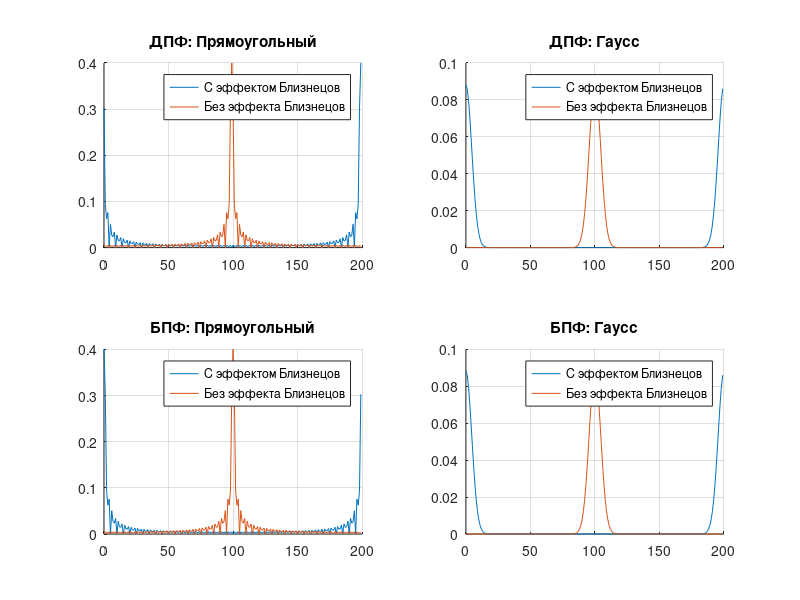

This chart was generated by the following MATLAB code:
function lab02()
% Общее
N = 200;
interval = 5;

% Импульсы
x = linspace(-interval,interval,N);
% Прямоугольный
L = 2;
u_rect = zeros(size(x));
u_rect(abs(x / L) <= 1) = 1;

% Гаусса
sigma = 0.5;
u_gauss = exp(- x.^2 / sigma.^2);

n = 0:length(x)-1;

% Дискретное преобразование Фурье
disp("ДПФ: Прямоугольный");
tic();
twins_dft_v_rect = dft(u_rect);
toc();
dft_v_rect = fftshift(twins_dft_v_rect);

disp("ДПФ: Гаусс");
tic();
twins_dft_v_gauss = dft(u_gauss);
toc();
dft_v_gauss = fftshift(twins_dft_v_gauss);

abs_twins_dft_v_rect = abs(twins_dft_v_rect) / length(n);
abs_dft_v_rect = abs(dft_v_rect) / length(n);
abs_twins_dft_v_gauss = abs(twins_dft_v_gauss) / length(n);
abs_dft_v_gauss = abs(dft_v_gauss) / length(n);

% Быстрое преобразование Фурье
% Дискретное преобразование Фурье
disp("БПФ: Прямоугольный");
tic();
twins_fft_v_rect = fft(u_rect);
toc();
fft_v_rect = fftshift(twins_fft_v_rect);

disp("БПФ: Гаусс");
tic();
twins_fft_v_gauss = fft(u_gauss);
toc();
fft_v_gauss = fftshift(twins_fft_v_gauss);

abs_twins_fft_v_rect = abs(twins_fft_v_rect) / length(n);
abs_fft_v_rect = abs(fft_v_rect) / length(n);
abs_twins_fft_v_gauss = abs(twins_fft_v_gauss) / length(n);
abs_fft_v_gauss = abs(fft_v_gauss) / length(n);

figure;

subplot(2, 2, 1);
title("ДПФ: Прямоугольный");
hold on;
grid on;
plot(n, abs_twins_dft_v_rect);
plot(n, abs_dft_v_rect);
legend("С эффектом Близнецов", "Без эффекта Близнецов");

subplot(2, 2, 2);
title("ДПФ: Гаусс");
hold on;
grid on;
plot(n, abs_twins_fft_v_gauss);
plot(n, abs_fft_v_gauss);
legend("С эффектом Близнецов", "Без эффекта Близнецов");

subplot(2, 2, 3);
title("БПФ: Прямоугольный");
hold on;
grid on;
plot(n, abs_twins_fft_v_rect);
plot(n, abs_fft_v_rect);
legend("С эффектом Близнецов", "Без эффекта Близнецов");

subplot(2, 2, 4);
title("БПФ: Гаусс");
hold on;
grid on;
plot(n, abs_twins_fft_v_gauss);
plot(n, abs_fft_v_gauss);
legend("С эффектом Близнецов", "Без эффекта Близнецов");
end


function [y] = dft(x)
  y = zeros(1, length(x));
  coef = -2 * pi * sqrt(-1) / length(x);
  for k = 1:length(y)
    for n = 0:length(x)-1
      y(k) = y(k) + x(n+1) * exp(coef * k * n);
    endfor
  endfor
end

% 19
% u_rect_no_twins = zeros(size(x));
% for i = 1:length(x)
%   u_rect_no_twins(i) = u_rect(i) * (-1).^x(i);
% endfor
% 25
% dft_v_rect = dft(u_rect_no_twins);
